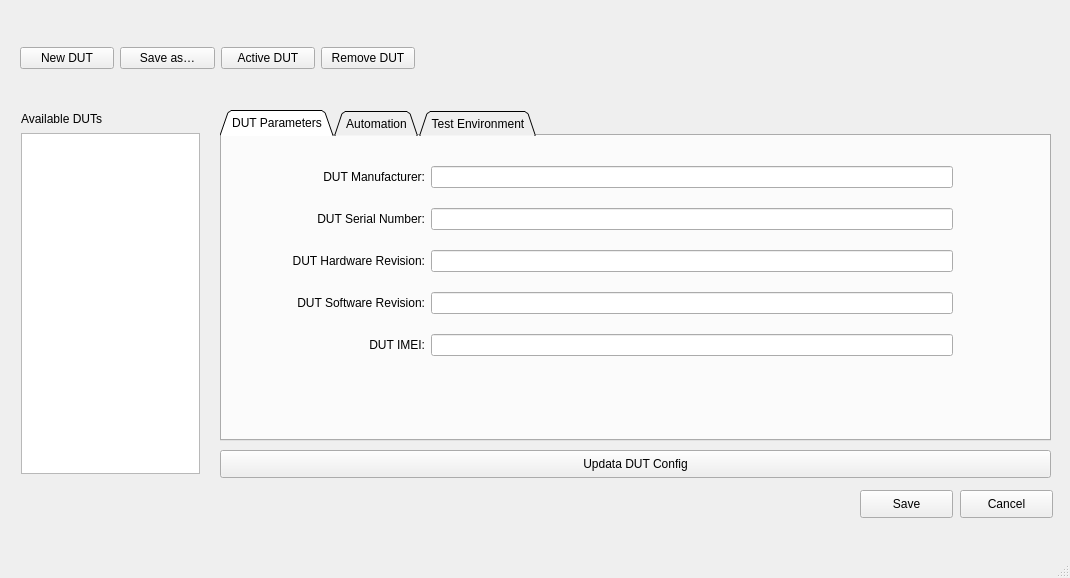
<?xml version="1.0" encoding="UTF-8"?>
<ui version="4.0">
 <class>Window_DUT</class>
 <widget class="QMainWindow" name="Window_DUT">
  <property name="geometry">
   <rect>
    <x>0</x>
    <y>0</y>
    <width>1070</width>
    <height>578</height>
   </rect>
  </property>
  <property name="windowTitle">
   <string>DUT Editor</string>
  </property>
  <property name="windowIcon">
   <iconset>
    <normaloff>../image/icon/dut.jpg</normaloff>../image/icon/dut.jpg</iconset>
  </property>
  <widget class="QWidget" name="centralwidget">
   <widget class="QTabWidget" name="tabWidget_DUT">
    <property name="geometry">
     <rect>
      <x>220</x>
      <y>110</y>
      <width>831</width>
      <height>331</height>
     </rect>
    </property>
    <property name="contextMenuPolicy">
     <enum>Qt::DefaultContextMenu</enum>
    </property>
    <property name="toolTip">
     <string/>
    </property>
    <property name="whatsThis">
     <string>&lt;html&gt;&lt;head/&gt;&lt;body&gt;&lt;p&gt;&lt;br/&gt;&lt;/p&gt;&lt;/body&gt;&lt;/html&gt;</string>
    </property>
    <property name="autoFillBackground">
     <bool>false</bool>
    </property>
    <property name="styleSheet">
     <string notr="true"/>
    </property>
    <property name="tabPosition">
     <enum>QTabWidget::North</enum>
    </property>
    <property name="tabShape">
     <enum>QTabWidget::Triangular</enum>
    </property>
    <property name="currentIndex">
     <number>0</number>
    </property>
    <property name="tabBarAutoHide">
     <bool>false</bool>
    </property>
    <widget class="QWidget" name="tab">
     <attribute name="title">
      <string>DUT Parameters</string>
     </attribute>
     <widget class="QWidget" name="formLayoutWidget">
      <property name="geometry">
       <rect>
        <x>70</x>
        <y>30</y>
        <width>661</width>
        <height>211</height>
       </rect>
      </property>
      <layout class="QFormLayout" name="formLayout">
       <property name="labelAlignment">
        <set>Qt::AlignRight|Qt::AlignTrailing|Qt::AlignVCenter</set>
       </property>
       <property name="verticalSpacing">
        <number>20</number>
       </property>
       <item row="0" column="0">
        <widget class="QLabel" name="label_3">
         <property name="layoutDirection">
          <enum>Qt::LeftToRight</enum>
         </property>
         <property name="text">
          <string>DUT Manufacturer:</string>
         </property>
         <property name="alignment">
          <set>Qt::AlignRight|Qt::AlignTrailing|Qt::AlignVCenter</set>
         </property>
        </widget>
       </item>
       <item row="0" column="1">
        <widget class="QLineEdit" name="lineEdit_DUTfacturer"/>
       </item>
       <item row="1" column="0">
        <widget class="QLabel" name="label_2">
         <property name="layoutDirection">
          <enum>Qt::LeftToRight</enum>
         </property>
         <property name="text">
          <string>DUT Serial Number:</string>
         </property>
         <property name="alignment">
          <set>Qt::AlignRight|Qt::AlignTrailing|Qt::AlignVCenter</set>
         </property>
        </widget>
       </item>
       <item row="1" column="1">
        <widget class="QLineEdit" name="lineEdit_DUTSN"/>
       </item>
       <item row="2" column="0">
        <widget class="QLabel" name="label_4">
         <property name="layoutDirection">
          <enum>Qt::LeftToRight</enum>
         </property>
         <property name="text">
          <string>DUT Hardware Revision:</string>
         </property>
         <property name="alignment">
          <set>Qt::AlignRight|Qt::AlignTrailing|Qt::AlignVCenter</set>
         </property>
        </widget>
       </item>
       <item row="2" column="1">
        <widget class="QLineEdit" name="lineEdit_HWrev"/>
       </item>
       <item row="3" column="0">
        <widget class="QLabel" name="label_5">
         <property name="layoutDirection">
          <enum>Qt::LeftToRight</enum>
         </property>
         <property name="text">
          <string>DUT Software Revision:</string>
         </property>
         <property name="alignment">
          <set>Qt::AlignRight|Qt::AlignTrailing|Qt::AlignVCenter</set>
         </property>
        </widget>
       </item>
       <item row="3" column="1">
        <widget class="QLineEdit" name="lineEdit_SWrev"/>
       </item>
       <item row="4" column="0">
        <widget class="QLabel" name="label_6">
         <property name="layoutDirection">
          <enum>Qt::LeftToRight</enum>
         </property>
         <property name="text">
          <string>DUT IMEI:</string>
         </property>
         <property name="alignment">
          <set>Qt::AlignRight|Qt::AlignTrailing|Qt::AlignVCenter</set>
         </property>
        </widget>
       </item>
       <item row="4" column="1">
        <widget class="QLineEdit" name="lineEdit_DUTIMEI"/>
       </item>
      </layout>
      <zorder>label_3</zorder>
      <zorder>label_2</zorder>
      <zorder>lineEdit_DUTSN</zorder>
      <zorder>label_4</zorder>
      <zorder>lineEdit_HWrev</zorder>
      <zorder>label_5</zorder>
      <zorder>lineEdit_SWrev</zorder>
      <zorder>label_6</zorder>
      <zorder>lineEdit_DUTIMEI</zorder>
      <zorder>lineEdit_DUTfacturer</zorder>
     </widget>
    </widget>
    <widget class="QWidget" name="tab_2">
     <attribute name="title">
      <string>Automation</string>
     </attribute>
     <widget class="QWidget" name="layoutWidget">
      <property name="geometry">
       <rect>
        <x>30</x>
        <y>10</y>
        <width>661</width>
        <height>23</height>
       </rect>
      </property>
      <layout class="QHBoxLayout" name="horizontalLayout_4">
       <item>
        <widget class="QLabel" name="label_7">
         <property name="text">
          <string>Maximum Registration Time:</string>
         </property>
        </widget>
       </item>
       <item>
        <widget class="QLineEdit" name="lineEdit_MaxRegTime"/>
       </item>
       <item>
        <widget class="QLabel" name="label_8">
         <property name="text">
          <string>[30s:600s]</string>
         </property>
        </widget>
       </item>
      </layout>
     </widget>
     <widget class="QLabel" name="label_26">
      <property name="geometry">
       <rect>
        <x>71</x>
        <y>221</y>
        <width>80</width>
        <height>16</height>
       </rect>
      </property>
      <property name="text">
       <string>NonSigning</string>
      </property>
     </widget>
     <widget class="QComboBox" name="comboBox_Nosigntool">
      <property name="geometry">
       <rect>
        <x>159</x>
        <y>220</y>
        <width>62</width>
        <height>21</height>
       </rect>
      </property>
      <item>
       <property name="text">
        <string>QRCT</string>
       </property>
      </item>
     </widget>
     <widget class="QLabel" name="label_27">
      <property name="geometry">
       <rect>
        <x>200</x>
        <y>150</y>
        <width>32</width>
        <height>16</height>
       </rect>
      </property>
      <property name="text">
       <string>COM:</string>
      </property>
     </widget>
     <widget class="QLineEdit" name="lineEdit_COMPort">
      <property name="geometry">
       <rect>
        <x>239</x>
        <y>150</y>
        <width>171</width>
        <height>21</height>
       </rect>
      </property>
     </widget>
     <widget class="QRadioButton" name="radioButton_ManunalMode">
      <property name="geometry">
       <rect>
        <x>47</x>
        <y>71</y>
        <width>16</width>
        <height>16</height>
       </rect>
      </property>
      <property name="text">
       <string/>
      </property>
     </widget>
     <widget class="QRadioButton" name="radioButton_PowerMode">
      <property name="geometry">
       <rect>
        <x>47</x>
        <y>110</y>
        <width>16</width>
        <height>16</height>
       </rect>
      </property>
      <property name="text">
       <string/>
      </property>
     </widget>
     <widget class="QRadioButton" name="radioButton_ATCMD">
      <property name="geometry">
       <rect>
        <x>48</x>
        <y>150</y>
        <width>16</width>
        <height>16</height>
       </rect>
      </property>
      <property name="text">
       <string/>
      </property>
     </widget>
     <widget class="QRadioButton" name="radioButton_NOSIGN">
      <property name="geometry">
       <rect>
        <x>48</x>
        <y>221</y>
        <width>16</width>
        <height>16</height>
       </rect>
      </property>
      <property name="text">
       <string/>
      </property>
     </widget>
     <widget class="QLabel" name="label_9">
      <property name="geometry">
       <rect>
        <x>70</x>
        <y>71</y>
        <width>88</width>
        <height>16</height>
       </rect>
      </property>
      <property name="text">
       <string>Manual Mode</string>
      </property>
     </widget>
     <widget class="QLabel" name="label_10">
      <property name="geometry">
       <rect>
        <x>70</x>
        <y>110</y>
        <width>144</width>
        <height>16</height>
       </rect>
      </property>
      <property name="text">
       <string>Power Cycling Mode</string>
      </property>
     </widget>
     <widget class="QLabel" name="label_11">
      <property name="geometry">
       <rect>
        <x>71</x>
        <y>150</y>
        <width>120</width>
        <height>16</height>
       </rect>
      </property>
      <property name="text">
       <string>AT Command Mode</string>
      </property>
     </widget>
     <widget class="QLabel" name="label_28">
      <property name="geometry">
       <rect>
        <x>72</x>
        <y>261</y>
        <width>80</width>
        <height>16</height>
       </rect>
      </property>
      <property name="text">
       <string>Signing</string>
      </property>
     </widget>
     <widget class="QRadioButton" name="radioButton_SIGN">
      <property name="geometry">
       <rect>
        <x>49</x>
        <y>261</y>
        <width>16</width>
        <height>16</height>
       </rect>
      </property>
      <property name="text">
       <string/>
      </property>
     </widget>
     <widget class="QGroupBox" name="groupBox">
      <property name="geometry">
       <rect>
        <x>30</x>
        <y>50</y>
        <width>601</width>
        <height>131</height>
       </rect>
      </property>
      <property name="title">
       <string>Cellular Network</string>
      </property>
     </widget>
     <widget class="QGroupBox" name="groupBox_3">
      <property name="geometry">
       <rect>
        <x>30</x>
        <y>190</y>
        <width>601</width>
        <height>101</height>
       </rect>
      </property>
      <property name="title">
       <string>Un-Cellular Network</string>
      </property>
      <widget class="QLineEdit" name="lineEdit_COMPort_QRCT">
       <property name="geometry">
        <rect>
         <x>250</x>
         <y>30</y>
         <width>131</width>
         <height>21</height>
        </rect>
       </property>
      </widget>
      <widget class="QLabel" name="label_29">
       <property name="geometry">
        <rect>
         <x>211</x>
         <y>30</y>
         <width>32</width>
         <height>16</height>
        </rect>
       </property>
       <property name="text">
        <string>COM:</string>
       </property>
      </widget>
     </widget>
     <zorder>groupBox</zorder>
     <zorder>groupBox_3</zorder>
     <zorder>layoutWidget</zorder>
     <zorder>label_26</zorder>
     <zorder>comboBox_Nosigntool</zorder>
     <zorder>label_27</zorder>
     <zorder>lineEdit_COMPort</zorder>
     <zorder>radioButton_ManunalMode</zorder>
     <zorder>radioButton_PowerMode</zorder>
     <zorder>radioButton_ATCMD</zorder>
     <zorder>radioButton_NOSIGN</zorder>
     <zorder>label_9</zorder>
     <zorder>label_10</zorder>
     <zorder>label_11</zorder>
     <zorder>label_28</zorder>
     <zorder>radioButton_SIGN</zorder>
    </widget>
    <widget class="QWidget" name="tab_3">
     <attribute name="title">
      <string>Test Environment</string>
     </attribute>
     <widget class="QWidget" name="layoutWidget">
      <property name="geometry">
       <rect>
        <x>80</x>
        <y>10</y>
        <width>611</width>
        <height>281</height>
       </rect>
      </property>
      <layout class="QGridLayout" name="gridLayout">
       <item row="0" column="0">
        <widget class="QLabel" name="label_12">
         <property name="text">
          <string>Voltage High:</string>
         </property>
         <property name="alignment">
          <set>Qt::AlignRight|Qt::AlignTrailing|Qt::AlignVCenter</set>
         </property>
        </widget>
       </item>
       <item row="0" column="1">
        <widget class="QLineEdit" name="lineEdit_HighVolt"/>
       </item>
       <item row="0" column="2">
        <widget class="QLabel" name="label_19">
         <property name="text">
          <string>V</string>
         </property>
        </widget>
       </item>
       <item row="1" column="0">
        <widget class="QLabel" name="label_13">
         <property name="text">
          <string>Voltage Normal:</string>
         </property>
         <property name="alignment">
          <set>Qt::AlignRight|Qt::AlignTrailing|Qt::AlignVCenter</set>
         </property>
        </widget>
       </item>
       <item row="1" column="1">
        <widget class="QLineEdit" name="lineEdit_NorVolt"/>
       </item>
       <item row="1" column="2">
        <widget class="QLabel" name="label_20">
         <property name="text">
          <string>V</string>
         </property>
        </widget>
       </item>
       <item row="2" column="0">
        <widget class="QLabel" name="label_14">
         <property name="text">
          <string>Voltage Low:</string>
         </property>
         <property name="alignment">
          <set>Qt::AlignRight|Qt::AlignTrailing|Qt::AlignVCenter</set>
         </property>
        </widget>
       </item>
       <item row="2" column="1">
        <widget class="QLineEdit" name="lineEdit_LowVolt"/>
       </item>
       <item row="2" column="2">
        <widget class="QLabel" name="label_21">
         <property name="text">
          <string>V</string>
         </property>
        </widget>
       </item>
       <item row="3" column="0">
        <widget class="QLabel" name="label_15">
         <property name="text">
          <string>Current Max:</string>
         </property>
         <property name="alignment">
          <set>Qt::AlignRight|Qt::AlignTrailing|Qt::AlignVCenter</set>
         </property>
        </widget>
       </item>
       <item row="3" column="1">
        <widget class="QLineEdit" name="lineEdit_MaxCurrent"/>
       </item>
       <item row="3" column="2">
        <widget class="QLabel" name="label_22">
         <property name="text">
          <string>A</string>
         </property>
        </widget>
       </item>
       <item row="4" column="0">
        <widget class="QLabel" name="label_16">
         <property name="text">
          <string>Temperature High:</string>
         </property>
         <property name="alignment">
          <set>Qt::AlignRight|Qt::AlignTrailing|Qt::AlignVCenter</set>
         </property>
        </widget>
       </item>
       <item row="4" column="1">
        <widget class="QLineEdit" name="lineEdit_HighTemp"/>
       </item>
       <item row="4" column="2">
        <widget class="QLabel" name="label_23">
         <property name="text">
          <string>℃</string>
         </property>
        </widget>
       </item>
       <item row="5" column="0">
        <widget class="QLabel" name="label_17">
         <property name="text">
          <string>Temperature Normal:</string>
         </property>
         <property name="alignment">
          <set>Qt::AlignRight|Qt::AlignTrailing|Qt::AlignVCenter</set>
         </property>
        </widget>
       </item>
       <item row="5" column="1">
        <widget class="QLineEdit" name="lineEdit_NorTemp"/>
       </item>
       <item row="5" column="2">
        <widget class="QLabel" name="label_24">
         <property name="text">
          <string>℃</string>
         </property>
        </widget>
       </item>
       <item row="6" column="0">
        <widget class="QLabel" name="label_18">
         <property name="text">
          <string>Temperature Low:</string>
         </property>
         <property name="alignment">
          <set>Qt::AlignRight|Qt::AlignTrailing|Qt::AlignVCenter</set>
         </property>
        </widget>
       </item>
       <item row="6" column="1">
        <widget class="QLineEdit" name="lineEdit_LowTemp"/>
       </item>
       <item row="6" column="2">
        <widget class="QLabel" name="label_25">
         <property name="text">
          <string>℃</string>
         </property>
        </widget>
       </item>
      </layout>
     </widget>
    </widget>
   </widget>
   <widget class="QPushButton" name="pushButton_Save">
    <property name="geometry">
     <rect>
      <x>860</x>
      <y>490</y>
      <width>93</width>
      <height>28</height>
     </rect>
    </property>
    <property name="text">
     <string>Save</string>
    </property>
   </widget>
   <widget class="QPushButton" name="pushButton_Cancel">
    <property name="geometry">
     <rect>
      <x>960</x>
      <y>490</y>
      <width>93</width>
      <height>28</height>
     </rect>
    </property>
    <property name="text">
     <string>Cancel</string>
    </property>
   </widget>
   <widget class="QWidget" name="layoutWidget">
    <property name="geometry">
     <rect>
      <x>20</x>
      <y>43</y>
      <width>395</width>
      <height>30</height>
     </rect>
    </property>
    <layout class="QHBoxLayout" name="horizontalLayout">
     <item>
      <widget class="QPushButton" name="pushButton_NewDUT">
       <property name="text">
        <string>New DUT</string>
       </property>
      </widget>
     </item>
     <item>
      <widget class="QPushButton" name="pushButton_Saveas">
       <property name="text">
        <string>Save as…</string>
       </property>
      </widget>
     </item>
     <item>
      <widget class="QPushButton" name="pushButton_ActDUT">
       <property name="text">
        <string>Active DUT</string>
       </property>
      </widget>
     </item>
     <item>
      <widget class="QPushButton" name="pushButton_RemoveDUT">
       <property name="text">
        <string>Remove DUT</string>
       </property>
      </widget>
     </item>
    </layout>
   </widget>
   <widget class="QPushButton" name="pushButton_updata">
    <property name="geometry">
     <rect>
      <x>220</x>
      <y>450</y>
      <width>831</width>
      <height>28</height>
     </rect>
    </property>
    <property name="text">
     <string>Updata DUT Config</string>
    </property>
   </widget>
   <widget class="QLabel" name="label">
    <property name="geometry">
     <rect>
      <x>21</x>
      <y>111</y>
      <width>112</width>
      <height>16</height>
     </rect>
    </property>
    <property name="text">
     <string>Available DUTs</string>
    </property>
   </widget>
   <widget class="QListWidget" name="listWidget_DUT">
    <property name="geometry">
     <rect>
      <x>21</x>
      <y>133</y>
      <width>179</width>
      <height>341</height>
     </rect>
    </property>
   </widget>
  </widget>
  <widget class="QMenuBar" name="menubar">
   <property name="geometry">
    <rect>
     <x>0</x>
     <y>0</y>
     <width>1070</width>
     <height>26</height>
    </rect>
   </property>
  </widget>
  <widget class="QStatusBar" name="statusbar"/>
 </widget>
 <resources/>
 <connections/>
</ui>
